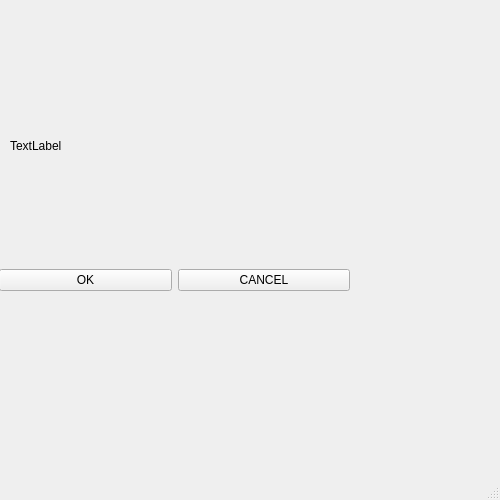
<?xml version="1.0" encoding="UTF-8"?>
<ui version="4.0">
 <class>MainWindow</class>
 <widget class="QMainWindow" name="MainWindow">
  <property name="geometry">
   <rect>
    <x>0</x>
    <y>0</y>
    <width>500</width>
    <height>500</height>
   </rect>
  </property>
  <property name="windowTitle">
   <string>MainWindow</string>
  </property>
  <widget class="QWidget" name="centralwidget">
   <property name="enabled">
    <bool>true</bool>
   </property>
   <property name="autoFillBackground">
    <bool>false</bool>
   </property>
   <widget class="QWidget" name="horizontalLayoutWidget">
    <property name="geometry">
     <rect>
      <x>-1</x>
      <y>220</y>
      <width>351</width>
      <height>121</height>
     </rect>
    </property>
    <layout class="QHBoxLayout" name="horizontalLayout">
     <item>
      <widget class="QPushButton" name="pushButton">
       <property name="text">
        <string>OK</string>
       </property>
      </widget>
     </item>
     <item>
      <widget class="QPushButton" name="pushButton_2">
       <property name="text">
        <string>CANCEL</string>
       </property>
      </widget>
     </item>
    </layout>
   </widget>
   <widget class="QLabel" name="label">
    <property name="geometry">
     <rect>
      <x>10</x>
      <y>100</y>
      <width>331</width>
      <height>91</height>
     </rect>
    </property>
    <property name="text">
     <string>TextLabel</string>
    </property>
   </widget>
  </widget>
  <widget class="QMenuBar" name="menubar">
   <property name="geometry">
    <rect>
     <x>0</x>
     <y>0</y>
     <width>500</width>
     <height>26</height>
    </rect>
   </property>
  </widget>
  <widget class="QStatusBar" name="statusbar"/>
 </widget>
 <resources/>
 <connections/>
</ui>
